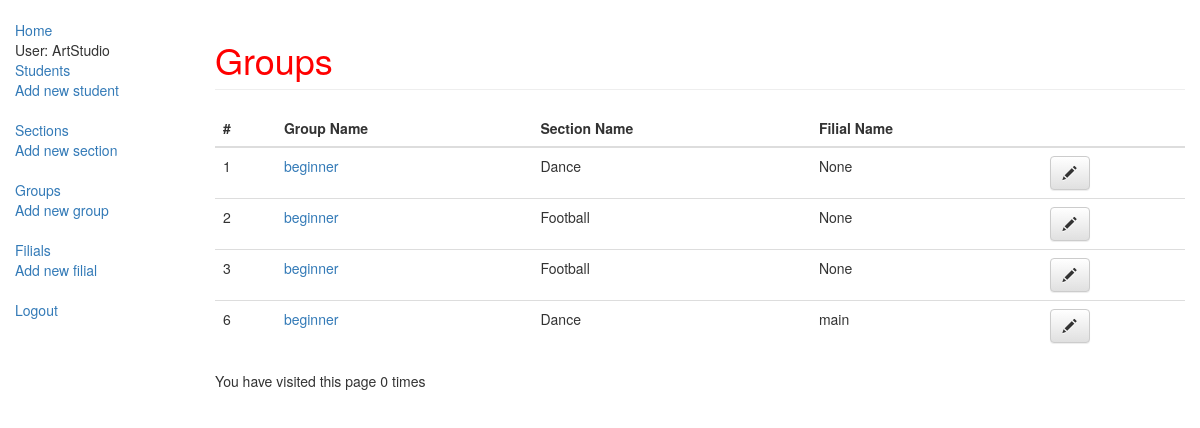
The app's page /index/group/ (signed in) with its own data.
### observer/models.py (models this page shows, shortened)
class Group(models.Model):
    name = models.CharField(max_length=20, help_text="Enter a group name")
    filial = models.ForeignKey('Filial', on_delete=models.SET_NULL, null=True, blank=True)
    section = models.ForeignKey('Section', on_delete = models.SET_NULL, null=True)
    owner = models.ForeignKey(User, on_delete=models.SET_NULL, null=True, blank=True)
    class Meta:
        ordering = ["name"]

class Section(models.Model):
    name = models.CharField(max_length=20, help_text="Enter a section name")
    owner = models.ForeignKey(User, on_delete=models.SET_NULL, null=True, blank=True)
    filial = models.ForeignKey('Filial', on_delete=models.SET_NULL, null=True, blank=True)
    class Meta:
        ordering = ["name"]
    def __str__(self):
        return self.name

class Filial(models.Model):
    name = models.CharField(max_length=20, help_text="Enter a filial name")
    phone = models.CharField(max_length=20, help_text="Enter Phone of Filial")
    address = models.CharField(max_length=20, help_text="Enter Address of Filial")
    owner = models.ForeignKey(User, on_delete=models.SET_NULL, null=True, blank=True)
    class Meta:
        ordering = ["name"]
    def __str__(self):
        return self.name

### observer/views.py (the view)
# urls.py: path('group/', views.group_list, name="group_list"),
@login_required()
def group_list(request):
    groups = Group.objects.filter(owner=request.user)
    num_visits = request.session.get('num_visits',0)
    request.session['num_visits'] = num_visits + 1
    return render(
        request,
        'observer/group_list.html',
        {'groups': groups, 'num_visits': num_visits}
    )

### observer/templates/observer/group_list.html (shortened to what this page needs)
{% extends "observer/base_generic.html" %}
{% block content %}
<h1 class="page-header">
    Groups
</h1>
<table class="table" id="student-table">
    <thead>
        <tr>
            <th>#</th>
            <th>Group Name</th>
            <th>Section Name</th>
            <th>Filial Name</th>
            <th></th>
        </tr>
    </thead>
    <tbody>
        {% for group in groups %}
        <tr>
            <td>{{group.id}}</td>
            <td><a href="{% url 'group_detail' pk=group.pk %}">{{group.name}}</a></td>
            <td>{{group.section}}</td>
            <td>{{group.filial}}</td>
            <td><a class="btn btn-default" href="{% url 'edit_group' pk=group.pk %}"><span class="glyphicon glyphicon-pencil"></span></a></td>
        </tr>
        {% empty %}
        <tr>
            <td colspan="7" class="text-center bg-warning">No group</td>
        </tr>
        {% endfor %}
    </tbody>
</table>
<p>You have visited this page {{num_visits}} times</p>
{% endblock %}

### observer/templates/observer/base_generic.html (shortened to what this page needs)
<!DOCTYPE html>
{% load static %}
<html lang="en">
<head>
    <link rel="stylesheet" href="//maxcdn.bootstrapcdn.com/bootstrap/3.2.0/css/bootstrap.min.css">
    <link rel="stylesheet" href="//maxcdn.bootstrapcdn.com/bootstrap/3.2.0/css/bootstrap-theme.min.css">
    <link rel="stylesheet" href="{% static 'css/style.css' %}">
</head>
<body>
    <div class="container-fluid">
        <div class="row">
            <div class="col-sm-2">
                {% block sidebar %}
                <ul class="sidebar-nav">
                    <li><a href="{% url 'index' %}">Home</a></li>
                    {% if user.is_authenticated %}
                        <li>User: {{user.get_username}}</li>
                        <li><a href="{% url 'students_list' %}">Students</a></li>
                        <li><a href="{% url 'add_student' %}">Add new student</a></li>
                        <li><br></li>
                        <li><a href="{% url 'sections_list' %}">Sections</a></li>
                        <li><a href="{% url 'add_section' %}">Add new section</a></li>
                        <li><br></li>
                        <li><a href="{% url 'group_list' %}">Groups</a></li>
                        <li><a href="{% url 'add_group' %}">Add new group</a></li>
                        <li><br></li>
                        <li><a href="{% url 'filial_list' %}">Filials</a></li>
                        <li><a href="{% url 'add_filial' %}">Add new filial</a></li>
                        <li><br></li>
                        <li><a href="{% url 'logout' %}">Logout</a></li>
                    {% else %}
                        <li><a href="{% url 'login' %}">Login</a></li>
                    {% endif %}
                </ul>
                {% endblock %}
            </div>
            <div class="col-sm-10">
                {% block content %} {% endblock %}
            </div>
        </div>
    </div>
</body>
</html>

### observer/static/css/style.css (style rules this page uses)
.sidebar-nav { margin-top: 20px; padding: 0; list-style: none; }
h1 { color: red; }

### records on screen
Group: id "1", name "beginner", section "Dance", filial "None"
Group: id "2", name "beginner", section "Football", filial "None"
Group: id "3", name "beginner", section "Football", filial "None"
Group: id "6", name "beginner", section "Dance", filial "main"

### other values on screen
{{ user.get_username }} "ArtStudio"
{{ num_visits }} "0"
